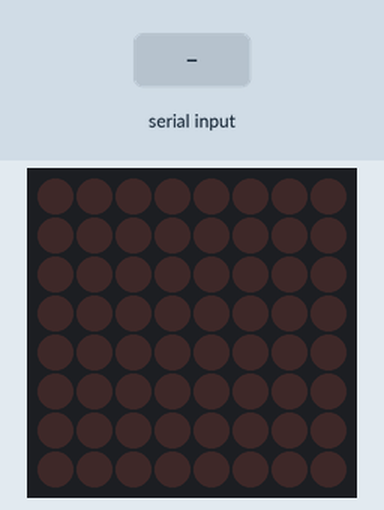
Bench run of a sketch on a simulated Arduino Uno, built with avr-gcc and run on an emulated ATmega328P. Shown: 8×8 LED matrix. The test bench sets the inputs (shaded band).

Above: at 1.2 s.
1.3 s: "1" received over the second serial link
At 2.34 s:
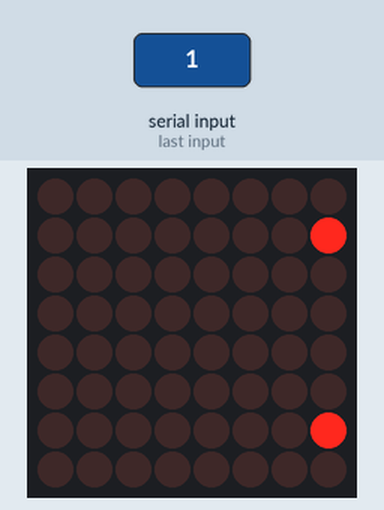
At 2.74 s:
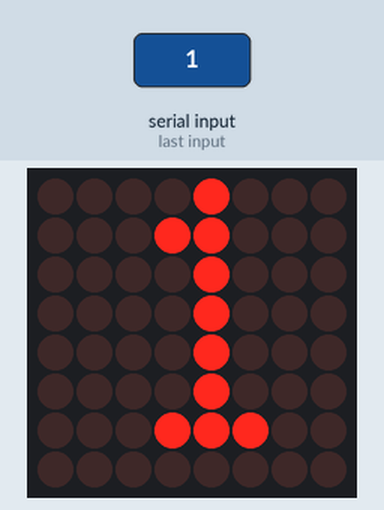

The sketch:

8x8_Matrix_LED.ino
```cpp
#include <MD_Parola.h>
#include <MD_MAX72xx.h>
#include <SPI.h>
#include <SoftwareSerial.h>

#define HARDWARE_TYPE MD_MAX72XX::FC16_HW
#define MAX_DEVICES 1

#define DATA_PIN 11
#define CLK_PIN 13
#define CS_PIN 10

SoftwareSerial BT(2,3);   // RX, TX

MD_Parola display = MD_Parola(HARDWARE_TYPE, DATA_PIN, CLK_PIN, CS_PIN, MAX_DEVICES);

String message = "WELCOME";

void setup()
{
  display.begin();
  display.setIntensity(5);
  display.displayClear();

  BT.begin(9600);
}

void loop()
{
  if (BT.available())
  {
    message = BT.readString();
    display.displayClear();
    display.displayScroll(message.c_str(), PA_LEFT, PA_SCROLL_LEFT, 100);
  }

  if (display.displayAnimate())
  {
    display.displayReset();
  }
}
```

Measured:
- after the input at 1.3 s, the display: changes after 1.0 s (image 1)
